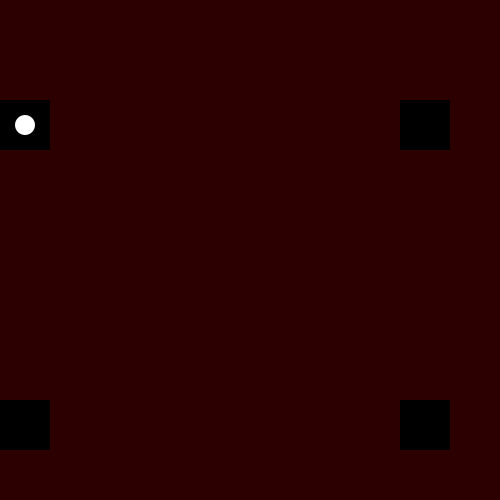
Frame 1 (no input)
Frame 60 (the mouse pressed at the canvas centre just before this capture): identical to frame 1, image omitted
Frame 120 (the mouse held since frame 60 and released just before this capture): identical to frame 1, image omitted

The Processing sketch that drew this single still picture (run headless with seeded random() and noise(); from frame 60 on, the mouse is pressed at the canvas centre):

// Processing sketch: processing_66449
// ── processing_66449.pde

int posX;
int posY;
int state;

void setup() {
  size(500, 500);
  posX = 25;
  posY = 125;
  
  noStroke();
  smooth();
  
  state = 0;
}

void draw() {
  background(45, 0, 0);
  fill(0);
  rect(0, 100, 50, 50);
  rect(400, 100, 50, 50);
  rect(0, 400, 50, 50);
  rect(400, 400, 50, 50);
  
  fill(255);

  if (state == 0) {
    if (mousePressed && mouseX > 0 && mouseX < 50 && mouseY > 100 && mouseY < 150) {
      state = 1;
    }
  }

  // TL -> TR
  if (state == 1) {
    posX = posX + 5;
    if (posX > 425 && posX < 550) {
      state = 2;
    }
  }
  
  // TR -> BL
  if (state == 2) {
    posX -= 7;
    posY += 5;
    
    if (posX < 20 && posY > 420) { 
      state = 3;
    }
  }

  // BL -> BR
  if (state == 3) {
    posX += 5;
    
    if (posX > 425) { 
      state = 4;
    }
  }
  
  // BLACKOUT
  if (state == 4) {
    background(0);
    fill(0);
  }
  
 
  ellipse(posX, posY, 20, 20);
  }
